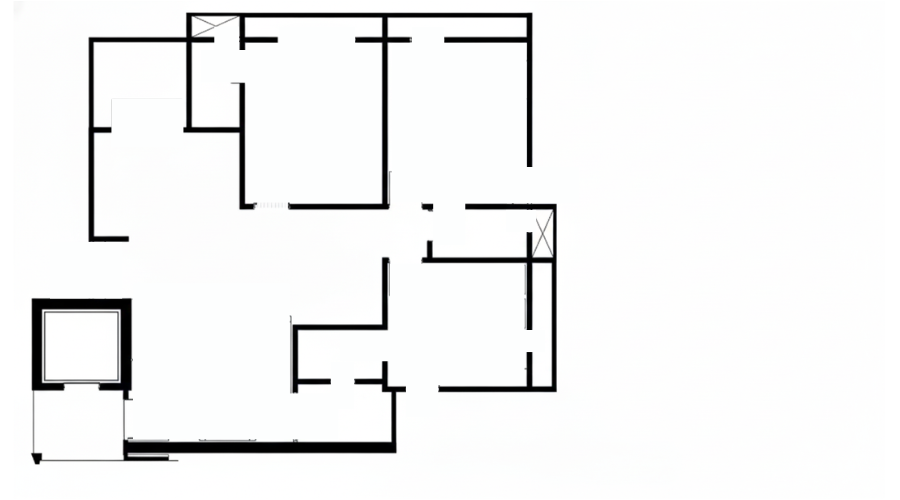
#> input picture shapy/images/Untitled design.png, 900 x 500 px, found by its file name
$ python new_professional_converter.py
#> lines starting #> are read from the running program, lines starting #| are printed output that depends on the picture; after the words box and inside, x2 and y2 are one past the last pixel; in counts of white or black regions, pixels touching at a corner belong together
"""
Floor Plan to 3D STL Converter - CORRECTED VERSION
Using: Shapely + trimesh + opencv

Key Fix: Proper polygon extrusion using trimesh.creation.extrude_polygon()
"""

import cv2
import numpy as np
from shapely.geometry import LineString, Polygon, MultiPolygon, Point, box
from shapely.ops import unary_union, polygonize
import trimesh
from typing import List, Tuple, Optional
import warnings

warnings.filterwarnings('ignore')


class FloorPlanConverter:
    """
    Professional floor plan to 3D STL converter using best practices
    """

    def __init__(self,
                 image_path: str,
                 wall_height: float = 3000,
                 wall_thickness: float = 200,
                 floor_thickness: float = 200,
                 ceiling_thickness: float = 200):
        """
        Initialize converter

        Args:
            image_path: Path to floor plan PNG (walls should be dark/black)
            wall_height: Height of walls in mm (default: 3000mm = 3m)
            wall_thickness: Thickness of walls in mm (default: 200mm = 20cm)
            floor_thickness: Thickness of floor slab in mm
            ceiling_thickness: Thickness of ceiling slab in mm
        """
#> called with wall_height = 3000, wall_thickness = 120, floor_thickness = 200, ceiling_thickness = 150
        self.image_path = image_path
        self.wall_height = wall_height
        self.wall_thickness = wall_thickness
        self.floor_thickness = floor_thickness
        self.ceiling_thickness = ceiling_thickness

        # Load image
        self.img = cv2.imread(image_path, cv2.IMREAD_GRAYSCALE)
        if self.img is None:
            raise ValueError(f"Could not load image: {image_path}")

        self.height, self.width = self.img.shape

        # Scale factor: pixels to mm
        # CRITICAL: Adjust this based on your floor plan!
        self.scale = 10.0  # Default: 1 pixel = 10mm

        # Storage for geometry
        self.wall_centerlines: List[LineString] = []
        self.wall_polygons: List[Polygon] = []
        self.room_polygons: List[Polygon] = []
        self.opening_polygons: List[Polygon] = []

        # Final meshes
        self.meshes: List[trimesh.Trimesh] = []

        print(f"✓ Loaded: {self.width}x{self.height} pixels")
#| ✓ Loaded: 900x500 pixels
        print(f"✓ Physical size: {self.width*self.scale/1000:.2f}m x {self.height*self.scale/1000:.2f}m")
#| ✓ Physical size: 9.00m x 5.00m

    def preprocess(self):
        """
        Preprocess image: binarize and clean up noise.
        Uses contour-based extraction instead of skeletonization.
        """
        print("\n→ Step 1: Preprocessing image")

        # Binarize (walls become white on black background)
        _, binary = cv2.threshold(self.img, 127, 255, cv2.THRESH_BINARY_INV)
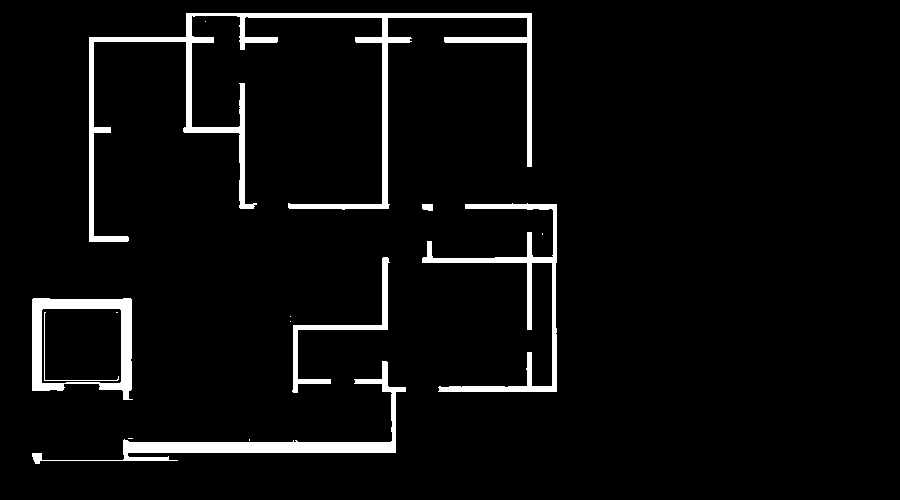
#> binary: shape (500, 900); 4.7% white; 14 white regions (7 under 20 px), largest, box (x1, y1, x2, y2) and area: (89, 13, 532, 242) 8839, (32, 361, 406, 464) 4051, (422, 203, 557, 392) 3381

        # Clean up noise
        kernel = np.ones((3, 3), np.uint8)
        binary = cv2.morphologyEx(binary, cv2.MORPH_CLOSE, kernel, iterations=2)
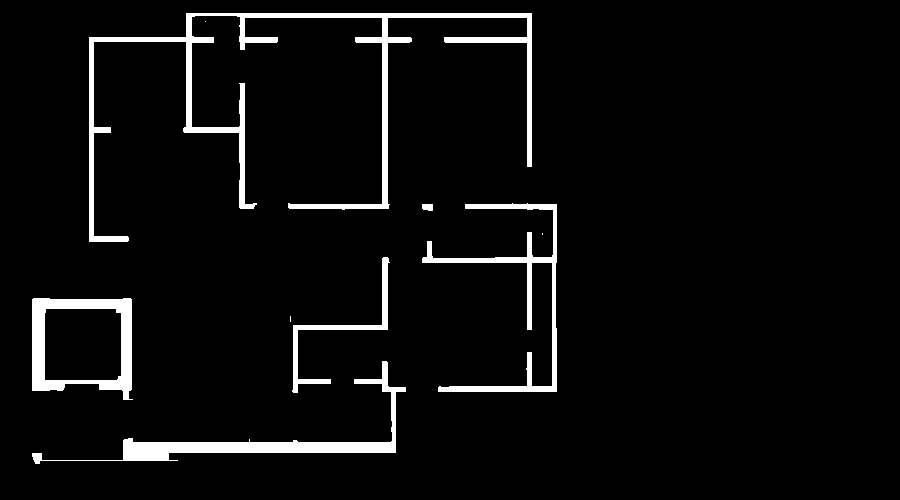
#> binary: shape (500, 900); 4.8% white; 9 white regions (3 under 20 px), largest, box (x1, y1, x2, y2) and area: (89, 13, 532, 242) 8856, (32, 361, 406, 464) 4249, (32, 298, 133, 400) 3651, (422, 203, 557, 392) 3393, (292, 257, 390, 393) 1370, (422, 204, 433, 211) 70
        binary = cv2.morphologyEx(binary, cv2.MORPH_OPEN, kernel, iterations=1)
#> binary: shape (500, 900); 4.8% white; 7 white regions

        self.binary = binary

        # Save debug image
        debug_dir = '/home/logicrays/Desktop/botpress/files/shapy/images'
        import os
        os.makedirs(debug_dir, exist_ok=True)
        cv2.imwrite(f'{debug_dir}/debug_01_binary.png', binary)

        print("  ✓ Binary image prepared")
        return binary

    def _contour_to_coords(self, contour):
        """Convert an OpenCV contour to a list of (x_mm, y_mm) coordinates."""
        epsilon = 0.005 * cv2.arcLength(contour, True)
        approx = cv2.approxPolyDP(contour, epsilon, True)

        if len(approx) < 3:
            return None

        coords = []
        for pt in approx:
            x, y = pt[0]
            coords.append((x * self.scale, y * self.scale))

        # Close the ring
        if coords[0] != coords[-1]:
            coords.append(coords[0])

        return coords

    def extract_wall_contours(self):
        """
        Extract wall geometry directly from contours in the binary image.
        Uses RETR_CCOMP hierarchy to build polygons WITH holes (rooms).

        RETR_CCOMP hierarchy format: [Next, Previous, First_Child, Parent]
        - Outer contours have Parent == -1
        - Inner contours (holes) have Parent >= 0
        """
        print("\n→ Step 2: Extracting wall contours")

        # Find contours with 2-level hierarchy
        contours, hierarchy = cv2.findContours(
            self.binary, cv2.RETR_CCOMP, cv2.CHAIN_APPROX_SIMPLE
        )
#> contours = 8 contours; box (x1, y1, x2, y2) and area: (32, 298, 132, 400) 8803, (89, 13, 532, 242) 7208, (44, 308, 122, 381) 5503, (123, 361, 406, 461) 3648, (422, 204, 557, 392) 2730, (293, 257, 389, 393) 1106, (32, 453, 42, 464) 73, (422, 204, 433, 211) 54

        if contours is None or len(contours) == 0:
            print("  ⚠ Warning: No walls detected!")
            return []

        hierarchy = hierarchy[0]  # hierarchy shape is (1, N, 4), flatten to (N, 4)
        print(f"  • Found {len(contours)} raw contours")
#|   • Found 8 raw contours

        min_area_px = 100  # Minimum area in pixels to filter noise
        wall_polys = []

        # Iterate over outer contours (parent == -1)
        for i in range(len(contours)):
            # [Next, Previous, First_Child, Parent]
            if hierarchy[i][3] != -1:
                # This is a child (hole) contour, skip — we handle it via parent
                continue

            # This is an outer contour
            if cv2.contourArea(contours[i]) < min_area_px:
                continue

            exterior_coords = self._contour_to_coords(contours[i])
            if exterior_coords is None:
                continue

            # Collect all child (hole) contours for this parent
            holes = []
            child_idx = hierarchy[i][2]  # First_Child
            while child_idx != -1:
                if cv2.contourArea(contours[child_idx]) >= min_area_px:
                    hole_coords = self._contour_to_coords(contours[child_idx])
                    if hole_coords is not None:
                        holes.append(hole_coords)
                child_idx = hierarchy[child_idx][0]  # Next sibling

            try:
                poly = Polygon(exterior_coords, holes=holes if holes else None)
                if not poly.is_valid:
                    poly = poly.buffer(0)
                if poly.is_valid and not poly.is_empty and poly.area > 0:
                    if isinstance(poly, MultiPolygon):
                        for p in poly.geoms:
                            wall_polys.append(p)
                    else:
                        wall_polys.append(poly)
            except Exception as e:
                print(f"  ⚠ Skipping contour {i}: {e}")
                continue
#> this loop made 8 passes
#> after the loop, wall_polys = 5 items

        total_holes = sum(len(list(p.interiors)) for p in wall_polys)
#> total_holes = 1
        print(f"  ✓ Extracted {len(wall_polys)} wall polygon(s) with {total_holes} hole(s)")
#|   ✓ Extracted 5 wall polygon(s) with 1 hole(s)

        # Save debug image showing detected contours
        debug_img = cv2.cvtColor(self.binary, cv2.COLOR_GRAY2BGR)
#> debug_img: shape (500, 900, 3); 4.8% white; 7 white regions, largest, box (x1, y1, x2, y2) and area: (89, 13, 532, 242) 8844, (123, 361, 406, 461) 4065, (32, 298, 132, 400) 3647
        for i, contour in enumerate(contours):
            is_outer = hierarchy[i][3] == -1
            color = (0, 255, 0) if is_outer else (255, 0, 0)  # Green=outer, Blue=holes
            cv2.drawContours(debug_img, [contour], -1, color, 2)
#> this loop made 8 passes
#> (is_outer, color) on passes 1 to 8: (True, (0, 255, 0)), (True, (0, 255, 0)), (True, (0, 255, 0)), (False, (255, 0, 0)), (True, (0, 255, 0)), (True, (0, 255, 0)), (True, (0, 255, 0)), (True, (0, 255, 0))
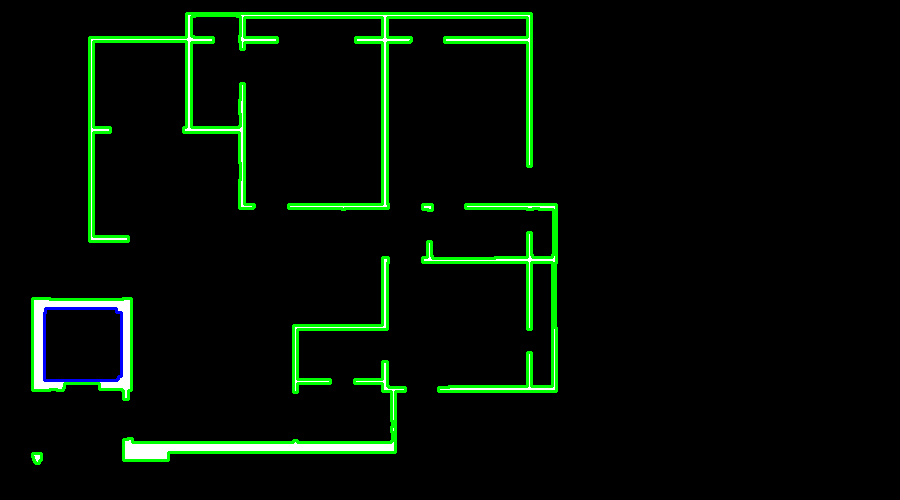
#> debug_img: shape (500, 900, 3); mean B, G, R 5.1, 15.5, 4.6

        debug_dir = '/home/logicrays/Desktop/botpress/files/shapy/images'
        cv2.imwrite(f'{debug_dir}/debug_02_contours.png', debug_img)

        self._contour_polys = wall_polys
#> self._contour_polys = 5 items
        return wall_polys

    def create_wall_geometry(self):
        """
        Create unified wall polygons from extracted contours.
        Uses Shapely union to merge overlapping wall contours into
        a single wall region with interior holes (rooms).
        """
        print("\n→ Step 3: Creating wall geometry")

        if not self._contour_polys:
            print("  ⚠ No contour polygons to process")
            self.wall_polygons = []
            return []

        # Union all contour polygons to get merged wall geometry
        print("  • Merging wall contours...")
        merged = unary_union(self._contour_polys)

        # Handle both Polygon and MultiPolygon results
        if isinstance(merged, Polygon):
            self.wall_polygons = [merged]
        elif isinstance(merged, MultiPolygon):
            self.wall_polygons = list(merged.geoms)
#> self.wall_polygons = 5 items
        else:
            self.wall_polygons = []

        total_interiors = sum(
            len(list(p.interiors)) for p in self.wall_polygons
        )
#> total_interiors = 1
        print(f"  ✓ Created {len(self.wall_polygons)} wall region(s) with {total_interiors} interior hole(s)")
#|   ✓ Created 5 wall region(s) with 1 interior hole(s)
        return self.wall_polygons

    def detect_rooms_and_openings(self):
        """
        Detect enclosed rooms and openings (doors/windows)
        """
        print("\n→ Step 4: Detecting rooms and openings")

        rooms = []
        openings = []

        # Extract interior holes from wall polygons (these are rooms)
        for wall_poly in self.wall_polygons:
            if hasattr(wall_poly, 'interiors'):
                for interior in wall_poly.interiors:
                    room = Polygon(interior)
                    if room.is_valid and room.area > 100000:  # Min area threshold
                        rooms.append(room)
#> this loop made 5 passes
#> after the loop, rooms = 1 item

        # Detect openings (small gaps in walls)
        # You can enhance this by analyzing the skeleton for gaps

        self.room_polygons = rooms
#> self.room_polygons = 1 item
        self.opening_polygons = openings

        print(f"  ✓ Found {len(rooms)} room(s), {len(openings)} opening(s)")
#|   ✓ Found 1 room(s), 0 opening(s)
        return rooms, openings

    def polygon_to_mesh_trimesh(self, polygon: Polygon, height: float, z_base: float = 0):
        """
        Convert Shapely polygon to trimesh using proper extrusion.
        Handles both simple polygons and polygons with holes.

        Args:
            polygon: Shapely polygon to extrude
            height: Extrusion height in mm
            z_base: Base Z coordinate in mm

        Returns:
            trimesh.Trimesh object or None
        """
        if polygon is None or polygon.is_empty or not polygon.is_valid:
            return None

        try:
            # Method 1: Use trimesh.creation.extrude_polygon
            # This properly handles Shapely polygons with holes
            mesh_3d = trimesh.creation.extrude_polygon(
                polygon=polygon,
                height=height
            )

            # Move to the correct Z height
            if z_base != 0:
                mesh_3d.apply_translation([0, 0, z_base])

            return mesh_3d

        except Exception as e:
            print(f"  ⚠ Warning: Failed to extrude polygon: {e}")
            print(f"    Polygon area: {polygon.area:.0f} mm², # holes: {len(list(polygon.interiors))}")

            # Fallback: Try without holes if the polygon has them
            if len(list(polygon.interiors)) > 0:
                try:
                    print(f"    → Attempting fallback: extrude without holes...")
                    simple_polygon = Polygon(polygon.exterior.coords)
                    mesh_3d = trimesh.creation.extrude_polygon(
                        polygon=simple_polygon,
                        height=height
                    )
                    if z_base != 0:
                        mesh_3d.apply_translation([0, 0, z_base])
                    print(f"    ✓ Succeeded with simplified polygon (holes ignored)")
                    return mesh_3d
                except Exception as e2:
                    print(f"    ✗ Fallback also failed: {e2}")
                    return None
            else:
                return None

    def build_3d_model(self):
        """
        Build the complete 3D model from wall polygons and floor.
        """
        print("\n→ Step 5: Building 3D model")
        meshes = []

        # Create wall meshes
        print(f"  • Generating {len(self.wall_polygons)} wall mesh(es)...")
#> (printed output is left out)
        for idx, wall in enumerate(self.wall_polygons):
            print(f"    - Wall {idx+1}/{len(self.wall_polygons)}: area={wall.area:.0f} mm², holes={len(list(wall.interiors))}")
            wall_mesh = self.polygon_to_mesh_trimesh(wall, self.wall_height, z_base=0)
            if wall_mesh is not None:
                meshes.append(wall_mesh)
                print(f"      ✓ Generated: {len(wall_mesh.faces)} faces")
            else:
                print(f"      ✗ Failed to generate mesh")
#> this loop made 1 pass
#|     - Wall 1/5: area=1971338 mm², holes=0
#> after the loop, meshes = []

        # Create floor mesh
        print("  • Generating floor...")
        floor_poly = box(0, 0, self.width * self.scale, self.height * self.scale)
        floor_mesh = self.polygon_to_mesh_trimesh(
            floor_poly,
            height=self.floor_thickness,
            z_base=-self.floor_thickness
        )
        if floor_mesh:
            meshes.append(floor_mesh)
            print(f"    ✓ Floor generated: {len(floor_mesh.faces)} faces")

        self.meshes = meshes

        total_faces = sum(len(m.faces) for m in meshes)
        print(f"  ✓ Created {len(meshes)} mesh(es)")
        print(f"  ✓ Total: {total_faces:,} faces")

        return meshes

    def export_stl(self, output_path: str):
        """
        Export the combined mesh to STL file.
        """
        print(f"\n→ Step 6: Exporting to STL")

        if not self.meshes:
            print("  ⚠ Error: No meshes to export!")
            return False

        # Use trimesh to combine all individual meshes into one
        print("  • Combining meshes...")
        combined = trimesh.util.concatenate(self.meshes)

        # Save to file
        print(f"  • Writing to {output_path}...")
        combined.export(output_path)

        print(f"\n  ✓ Export successful!")
        print(f"📊 Model Statistics:")
        print(f"   • Faces: {len(combined.faces):,}")
        print(f"   • Vertices: {len(combined.vertices):,}")
        print(f"   • Is Watertight: {combined.is_watertight}")
        print(f"   • Bounds: {combined.bounds}")

        return True

    def process(self, output_path: str):
        """
        Complete processing pipeline
        """
        print("\n" + "="*70)
        print("🏗️  FLOOR PLAN → 3D STL CONVERTER (CORRECTED)")
        print("="*70)

        self.preprocess()
        self.extract_wall_contours()
        self.create_wall_geometry()
        self.detect_rooms_and_openings()
        self.build_3d_model()
#> (the call stopped at in polygon_to_mesh_trimesh, `mesh_3d = trimesh.creation.extrude_polygon( polygon=polygon, height=he..`: trimesh is not available in this run)
        self.export_stl(output_path)

        print("\n" + "="*70)
        print("✅ CONVERSION COMPLETE!")
        print("="*70)
        print(f"\n📁 Output: {output_path}")
        print(f"🔍 Debug images: /home/logicrays/Desktop/botpress/files/shapy/images/debug_*.png\n")


# =============================================================================
# EXAMPLE USAGE
# =============================================================================

if __name__ == "__main__":
    # Convert your floor plan to 3D
    test_path = '/home/logicrays/Desktop/botpress/files/shapy/images/Untitled design.png'

    converter = FloorPlanConverter(
        image_path=test_path,
        wall_height=3000,      # 3 meters tall walls
        wall_thickness=120,    # 12cm thick walls
        floor_thickness=200,   # 20cm thick floor
        ceiling_thickness=150  # 15cm thick ceiling
    )

    converter.scale = 15.0  # 1 pixel = 15mm (adjust based on your floor plan)

    output_path = '/home/logicrays/Desktop/botpress/files/shapy/images/clean.stl'
    converter.process(output_path)
